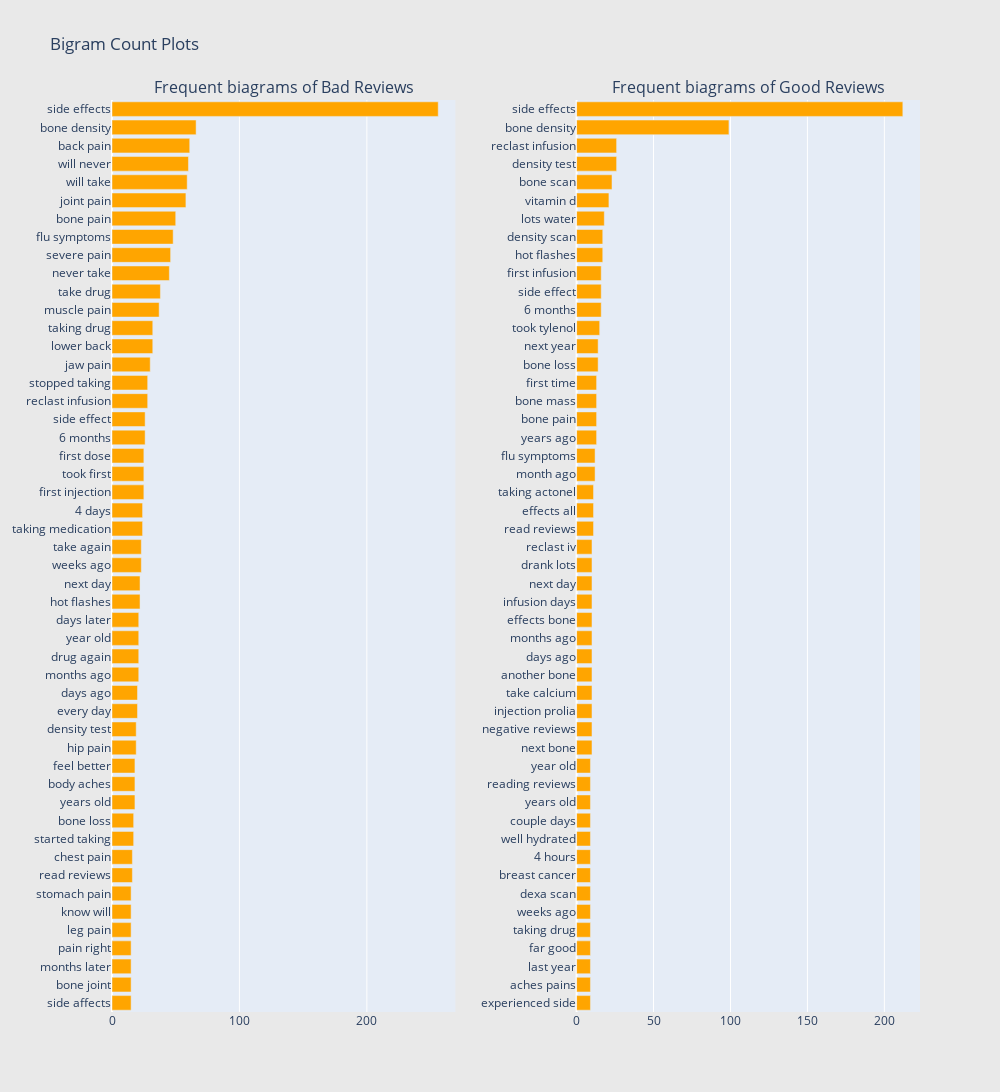

Notebook code cell kept with this figure:
### Markdown cell above
# Bigram

### Code cell
freq_dict = defaultdict(int)
for sent in bad_df["Reviews"]:
    for word in generate_ngrams(sent,2):
        freq_dict[word] += 1
fd_sorted = pd.DataFrame(sorted(freq_dict.items(), key=lambda x: x[1])[::-1])
fd_sorted.columns = ["word", "wordcount"]
trace1 = horizontal_bar_chart(fd_sorted.head(50), 'orange')

freq_dict = defaultdict(int)
for sent in good_df["Reviews"]:
    for word in generate_ngrams(sent,2):
        freq_dict[word] += 1
fd_sorted = pd.DataFrame(sorted(freq_dict.items(), key=lambda x: x[1])[::-1])
fd_sorted.columns = ["word", "wordcount"]
trace2 = horizontal_bar_chart(fd_sorted.head(50), 'orange')

# Creating two subplots
fig = tools.make_subplots(rows=1, cols=2, vertical_spacing=0.04,horizontal_spacing=0.15,
                          subplot_titles=["Frequent biagrams of Bad Reviews", 
                                          "Frequent biagrams of Good Reviews"])
fig.append_trace(trace1, 1, 1)
fig.append_trace(trace2, 1, 2)
fig['layout'].update(height=1200, width=1000, paper_bgcolor='rgb(233,233,233)', title="Bigram Count Plots")
py.iplot(fig, filename='word-plots')

### Figure 1 — Plotly figure (JSON) as saved in the notebook; plotly's stock layout.template omitted (floating-point values rounded to 4 significant figures)
{"data": [{"marker": {"color": "orange"}, "orientation": "h", "showlegend": false, "type": "bar", "x": [15, 15, 15, 15, 15, 15, 15, 16, 16, 17, 17, 18, 18, 18, 19, 19, 20, 20, 21, 21, 21, 21, 22, 22, 23, 23, 24, 24, 25, 25, 25, 26, 26, 28, 28, 30, 32, 32, 37, 38, 45, 46, 48, 50, 58, 59, 60, 61, 66, 256], "xaxis": "x", "y": ["side affects", "bone joint", "months later", "pain right", "leg pain", "know will", "stomach pain", "read reviews", "chest pain", "started taking", "bone loss", "years old", "body aches", "feel better", "hip pain", "density test", "every day", "days ago", "months ago", "drug again", "year old", "days later", "hot flashes", "next day", "weeks ago", "take again", "taking medication", "4 days", "first injection", "took first", "first dose", "6 months", "side effect", "reclast infusion", "stopped taking", "jaw pain", "lower back", "taking drug", "muscle pain", "take drug", "never take", "severe pain", "flu symptoms", "bone pain", "joint pain", "will take", "will never", "back pain", "bone density", "side effects"], "yaxis": "y"}, {"marker": {"color": "orange"}, "orientation": "h", "showlegend": false, "type": "bar", "x": [9, 9, 9, 9, 9, 9, 9, 9, 9, 9, 9, 9, 9, 9, 10, 10, 10, 10, 10, 10, 10, 10, 10, 10, 10, 10, 11, 11, 11, 12, 12, 13, 13, 13, 13, 14, 14, 15, 16, 16, 16, 17, 17, 18, 21, 23, 26, 26, 99, 212], "xaxis": "x2", "y": ["experienced side", "aches pains", "last year", "far good", "taking drug", "weeks ago", "dexa scan", "breast cancer", "4 hours", "well hydrated", "couple days", "years old", "reading reviews", "year old", "next bone", "negative reviews", "injection prolia", "take calcium", "another bone", "days ago", "months ago", "effects bone", "infusion days", "next day", "drank lots", "reclast iv", "read reviews", "effects all", "taking actonel", "month ago", "flu symptoms", "years ago", "bone pain", "bone mass", "first time", "bone loss", "next year", "took tylenol", "6 months", "side effect", "first infusion", "hot flashes", "density scan", "lots water", "vitamin d", "bone scan", "density test", "reclast infusion", "bone density", "side effects"], "yaxis": "y2"}], "layout": {"annotations": [{"font": {"size": 16}, "showarrow": false, "text": "Frequent biagrams of Bad Reviews", "x": 0.2125, "xanchor": "center", "xref": "paper", "y": 1, "yanchor": "bottom", "yref": "paper"}, {"font": {"size": 16}, "showarrow": false, "text": "Frequent biagrams of Good Reviews", "x": 0.7875, "xanchor": "center", "xref": "paper", "y": 1, "yanchor": "bottom", "yref": "paper"}], "height": 1200, "paper_bgcolor": "rgb(233,233,233)", "title": {"text": "Bigram Count Plots"}, "width": 1000, "xaxis": {"anchor": "y", "domain": [0, 0.425]}, "xaxis2": {"anchor": "y2", "domain": [0.575, 1]}, "yaxis": {"anchor": "x", "domain": [0, 1]}, "yaxis2": {"anchor": "x2", "domain": [0, 1]}}}
